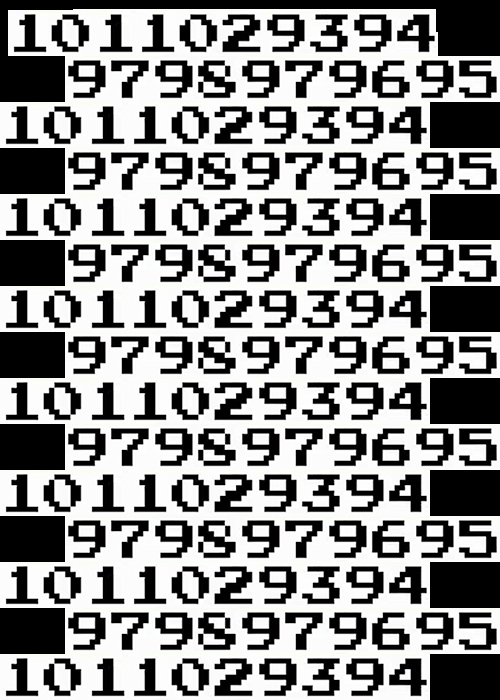
#> input picture data/train2.png, 500 x 700 px, found by its file name
$ python trainer.py
#> lines starting #> are read from the running program, lines starting #| are printed output that depends on the picture; after the words box and inside, x2 and y2 are one past the last pixel; in counts of white or black regions, pixels touching at a corner belong together
import sys
import numpy as np
import cv2

im = cv2.imread('data/train2.png')
#> im is the input picture: shape (700, 500, 3); mean B, G, R 141.3, 141.6, 141.5
gray = cv2.cvtColor(im, cv2.COLOR_BGR2GRAY)
blur = cv2.GaussianBlur(gray, (3, 3), 0)
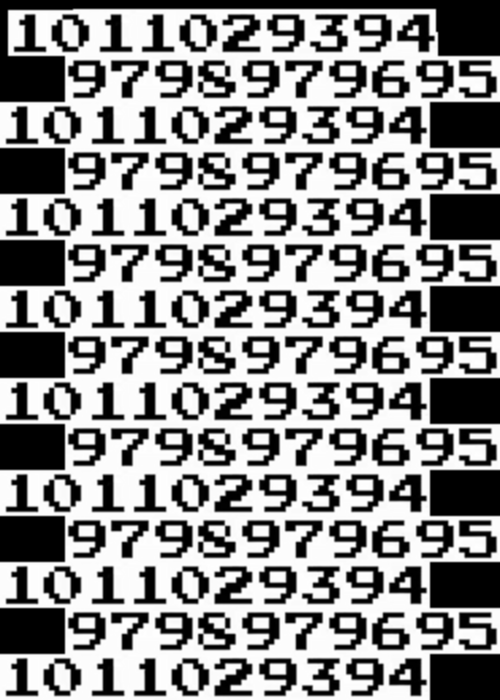
#> blur: shape (700, 500); min 0, max 255, mean 141.5
kernel = np.ones((3, 3), np.uint8)
opening = cv2.morphologyEx(blur, cv2.MORPH_GRADIENT, kernel, iterations=1)
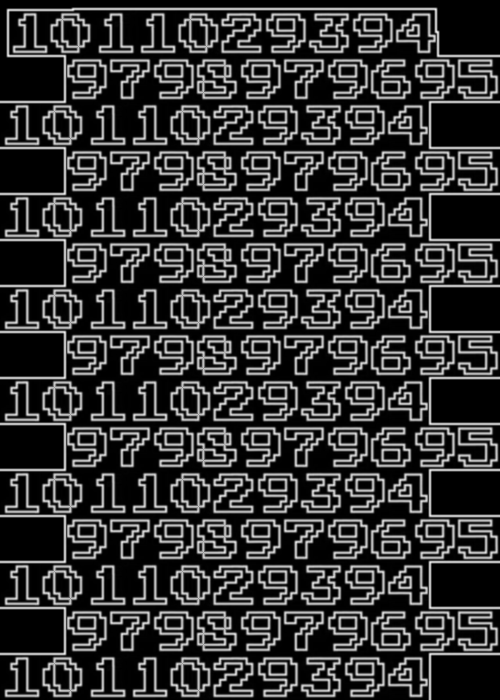
#> opening: shape (700, 500); min 0, max 237, mean 53.8
cv2.imshow('aaa', opening)
(T, thresh) = cv2.threshold(opening, 120, 255, cv2.THRESH_BINARY)
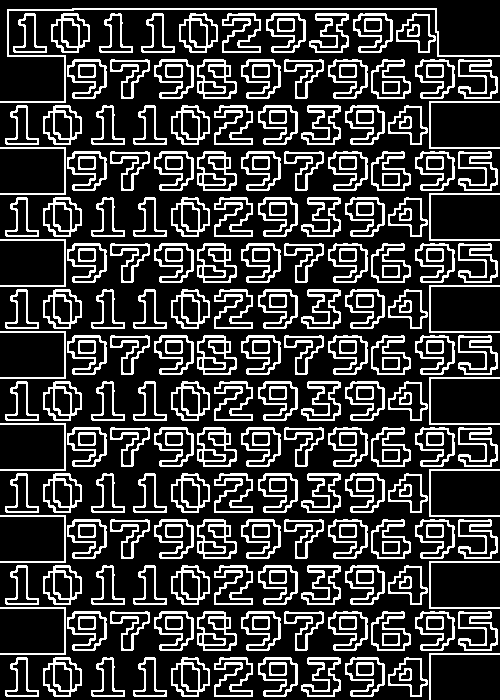
#> thresh: shape (700, 500); 23% white in thin lines or dots


#################      Now finding Contours         ###################

contours, hierarchy = cv2.findContours(thresh, cv2.RETR_EXTERNAL, cv2.CHAIN_APPROX_SIMPLE)
#> contours = 164 contours; largest, box (x1, y1, x2, y2) and area: (197, 611, 237, 651) 1212, (197, 519, 237, 559) 1212, (197, 427, 237, 467) 1212, (197, 335, 237, 375) 1212, (197, 243, 237, 283) 1212

samples = np.empty((0, 200))
responses = []
keys = [i for i in range(48, 58)]

for cnt in contours:
    if cv2.contourArea(cnt) > 200:
        [x, y, w, h] = cv2.boundingRect(cnt)
        cv2.drawContours(im, contours, -1, (0, 255, 0), 1)
        # cv2.rectangle(im, (x, y), (x + w, y + h), (255, 0, 0), 1)
        # cv2.imshow("a", im)
        if 30 < h and 30 < w < 80:
            cv2.rectangle(im, (x, y), (x + w, y + h), (0, 0, 255), 2)
            roi = thresh[y:y + h, x:x + w]
            roismall = cv2.resize(roi, (10, 20))
            cv2.imshow('norm', im)
            cv2.imshow("cut", roismall)
            key = cv2.waitKey(0)

            if key == 27:  # (escape to quit)
                sys.exit()
#> (the program exits here)
